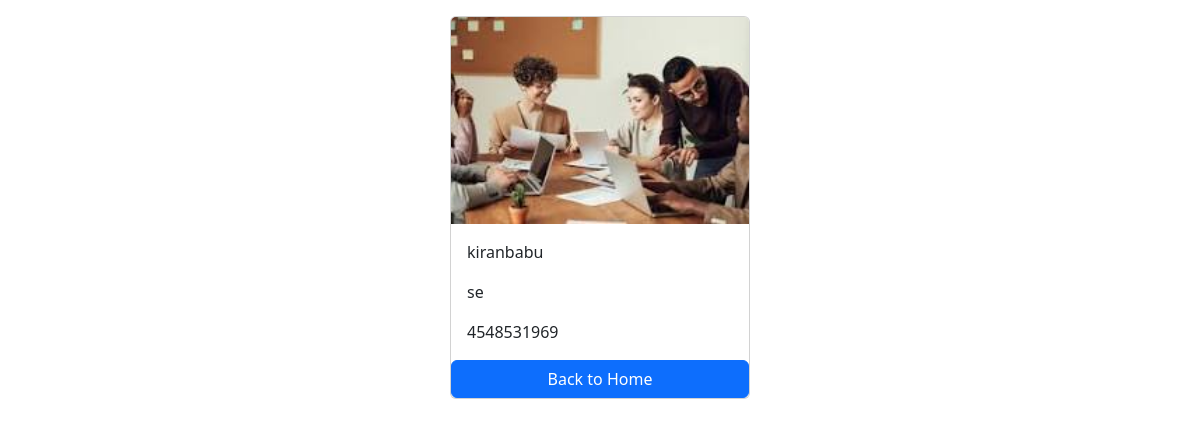
The page /employees/4/ on the database its author committed.
### salary/models.py (models this page shows)
class employee(models.Model):
    first_name=models.CharField(max_length=100);
    last_name=models.CharField(max_length=100);
    photo=models.ImageField(upload_to='images');
    designation=models.CharField(max_length=100);
    email_address=models.EmailField(max_length=100);
    phone_number=models.CharField(max_length=10);

### salary/views.py (the view)
# urls.py: path('<int:pk>/',views.employee_detail,name='employee_detail'),
def employee_detail(request,pk):
    employees=get_object_or_404(employee,pk=pk)
    context={
        'employees':employees,
    }
    return render(request,'employee_detail.html',context)

### templates/employee_detail.html (shortened to what this page needs)
<!DOCTYPE html>
<html lang="en">
<head>
    <link href="https://cdn.jsdelivr.net/npm/bootstrap@5.3.3/dist/css/bootstrap.min.css" rel="stylesheet">
</head>
<body>
    <div class="container mt-3">
        <div class="card mx-auto" style="width:300px">
            <img src="{{employees.photo.url}}" class="card-img-top">
            <div class="card-body">
                <p class="card-text">{{employees.first_name}}{{employees.last_name}}</p>
                <p class="card-text">{{employees.designation}}</p>
                <p class="card-text">{{employees.phone_number}}</p>
            </div>
            <a href="{% url 'home' %}" class="btn btn-primary">Back to Home</a>
        </div>
    </div>
</body>
</html>

### rows shown on the page
employee: photo (picture), first_name "kiran", last_name "babu", designation "se", phone_number "4548531969"
